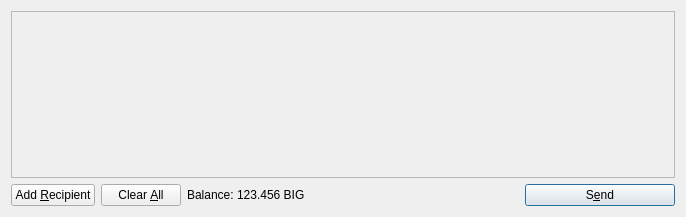
<?xml version="1.0" encoding="UTF-8"?>
<ui version="4.0">
 <class>SendCoinsDialog</class>
 <widget class="QDialog" name="SendCoinsDialog">
  <property name="geometry">
   <rect>
    <x>0</x>
    <y>0</y>
    <width>686</width>
    <height>217</height>
   </rect>
  </property>
  <property name="windowTitle">
   <string>Send Coins</string>
  </property>
  <layout class="QVBoxLayout" name="verticalLayout">
   <item>
    <widget class="QScrollArea" name="scrollArea">
     <property name="widgetResizable">
      <bool>true</bool>
     </property>
     <widget class="QWidget" name="scrollAreaWidgetContents">
      <property name="geometry">
       <rect>
        <x>0</x>
        <y>0</y>
        <width>666</width>
        <height>165</height>
       </rect>
      </property>
      <layout class="QVBoxLayout" name="verticalLayout_2">
       <property name="margin">
        <number>0</number>
       </property>
       <item>
        <layout class="QVBoxLayout" name="entries">
         <property name="spacing">
          <number>6</number>
         </property>
        </layout>
       </item>
       <item>
        <spacer name="verticalSpacer">
         <property name="orientation">
          <enum>Qt::Vertical</enum>
         </property>
         <property name="sizeHint" stdset="0">
          <size>
           <width>20</width>
           <height>40</height>
          </size>
         </property>
        </spacer>
       </item>
      </layout>
     </widget>
    </widget>
   </item>
   <item>
    <layout class="QHBoxLayout" name="horizontalLayout">
     <item>
      <widget class="QPushButton" name="addButton">
       <property name="toolTip">
        <string>Send to multiple recipients at once</string>
       </property>
       <property name="text">
        <string>Add &amp;Recipient</string>
       </property>
       <property name="icon">
        <iconset resource="../bitcoin.qrc">
         <normaloff>:/icons/add</normaloff>:/icons/add</iconset>
       </property>
       <property name="autoDefault">
        <bool>false</bool>
       </property>
      </widget>
     </item>
     <item>
      <widget class="QPushButton" name="clearButton">
       <property name="sizePolicy">
        <sizepolicy hsizetype="Minimum" vsizetype="Fixed">
         <horstretch>0</horstretch>
         <verstretch>0</verstretch>
        </sizepolicy>
       </property>
       <property name="toolTip">
        <string>Remove all transaction fields</string>
       </property>
       <property name="text">
        <string>Clear &amp;All</string>
       </property>
       <property name="icon">
        <iconset resource="../bitcoin.qrc">
         <normaloff>:/icons/remove</normaloff>:/icons/remove</iconset>
       </property>
       <property name="autoRepeatDelay">
        <number>300</number>
       </property>
       <property name="autoDefault">
        <bool>false</bool>
       </property>
      </widget>
     </item>
     <item>
      <layout class="QHBoxLayout" name="horizontalLayout_2">
       <property name="spacing">
        <number>3</number>
       </property>
       <item>
        <widget class="QLabel" name="label">
         <property name="text">
          <string>Balance:</string>
         </property>
        </widget>
       </item>
       <item>
        <widget class="QLabel" name="labelBalance">
         <property name="cursor">
          <cursorShape>IBeamCursor</cursorShape>
         </property>
         <property name="text">
          <string>123.456 BIG</string>
         </property>
         <property name="textInteractionFlags">
          <set>Qt::LinksAccessibleByMouse|Qt::TextSelectableByKeyboard|Qt::TextSelectableByMouse</set>
         </property>
        </widget>
       </item>
      </layout>
     </item>
     <item>
      <spacer name="horizontalSpacer">
       <property name="orientation">
        <enum>Qt::Horizontal</enum>
       </property>
       <property name="sizeHint" stdset="0">
        <size>
         <width>40</width>
         <height>20</height>
        </size>
       </property>
      </spacer>
     </item>
     <item>
      <widget class="QPushButton" name="sendButton">
       <property name="minimumSize">
        <size>
         <width>150</width>
         <height>0</height>
        </size>
       </property>
       <property name="toolTip">
        <string>Confirm the send action</string>
       </property>
       <property name="text">
        <string>S&amp;end</string>
       </property>
       <property name="icon">
        <iconset resource="../bitcoin.qrc">
         <normaloff>:/icons/send</normaloff>:/icons/send</iconset>
       </property>
       <property name="default">
        <bool>true</bool>
       </property>
      </widget>
     </item>
    </layout>
   </item>
  </layout>
 </widget>
 <resources>
  <include location="../bitcoin.qrc"/>
 </resources>
 <connections/>
</ui>
